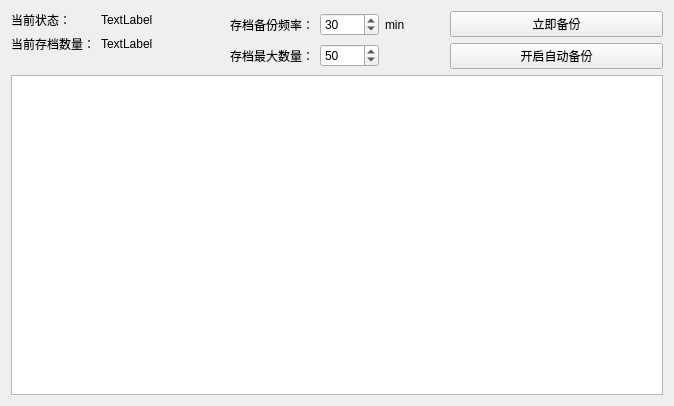
<?xml version="1.0" encoding="UTF-8"?>
<ui version="4.0">
 <class>PalServerBackUpClass</class>
 <widget class="QWidget" name="PalServerBackUpClass">
  <property name="geometry">
   <rect>
    <x>0</x>
    <y>0</y>
    <width>674</width>
    <height>406</height>
   </rect>
  </property>
  <property name="windowTitle">
   <string>PalServerBackUp</string>
  </property>
  <layout class="QVBoxLayout" name="verticalLayout_2">
   <item>
    <layout class="QHBoxLayout" name="horizontalLayout">
     <item>
      <layout class="QFormLayout" name="formLayout_2">
       <item row="0" column="0">
        <widget class="QLabel" name="label_3">
         <property name="text">
          <string>当前状态：</string>
         </property>
        </widget>
       </item>
       <item row="0" column="1">
        <widget class="QLabel" name="label_curState">
         <property name="text">
          <string>TextLabel</string>
         </property>
        </widget>
       </item>
       <item row="1" column="0">
        <widget class="QLabel" name="label_4">
         <property name="text">
          <string>当前存档数量：</string>
         </property>
        </widget>
       </item>
       <item row="1" column="1">
        <widget class="QLabel" name="label_saveCount">
         <property name="text">
          <string>TextLabel</string>
         </property>
        </widget>
       </item>
      </layout>
     </item>
     <item>
      <layout class="QGridLayout" name="gridLayout">
       <item row="0" column="0">
        <widget class="QLabel" name="label">
         <property name="text">
          <string>存档备份频率：</string>
         </property>
        </widget>
       </item>
       <item row="1" column="0">
        <widget class="QLabel" name="label_2">
         <property name="text">
          <string>存档最大数量：</string>
         </property>
        </widget>
       </item>
       <item row="0" column="1">
        <widget class="QSpinBox" name="spinBox_interval">
         <property name="suffix">
          <string/>
         </property>
         <property name="minimum">
          <number>1</number>
         </property>
         <property name="maximum">
          <number>300</number>
         </property>
         <property name="value">
          <number>30</number>
         </property>
        </widget>
       </item>
       <item row="1" column="1">
        <widget class="QSpinBox" name="spinBox_count">
         <property name="minimum">
          <number>10</number>
         </property>
         <property name="maximum">
          <number>500</number>
         </property>
         <property name="value">
          <number>50</number>
         </property>
        </widget>
       </item>
       <item row="0" column="2">
        <widget class="QLabel" name="label_5">
         <property name="text">
          <string>min</string>
         </property>
        </widget>
       </item>
      </layout>
     </item>
     <item>
      <layout class="QVBoxLayout" name="verticalLayout">
       <item>
        <widget class="QPushButton" name="pushButton_saveImmediately">
         <property name="text">
          <string>立即备份</string>
         </property>
        </widget>
       </item>
       <item>
        <widget class="QPushButton" name="pushButton_autoSave">
         <property name="text">
          <string>开启自动备份</string>
         </property>
        </widget>
       </item>
      </layout>
     </item>
    </layout>
   </item>
   <item>
    <widget class="QListWidget" name="listWidget"/>
   </item>
  </layout>
 </widget>
 <layoutdefault spacing="6" margin="11"/>
 <resources/>
 <connections/>
</ui>
